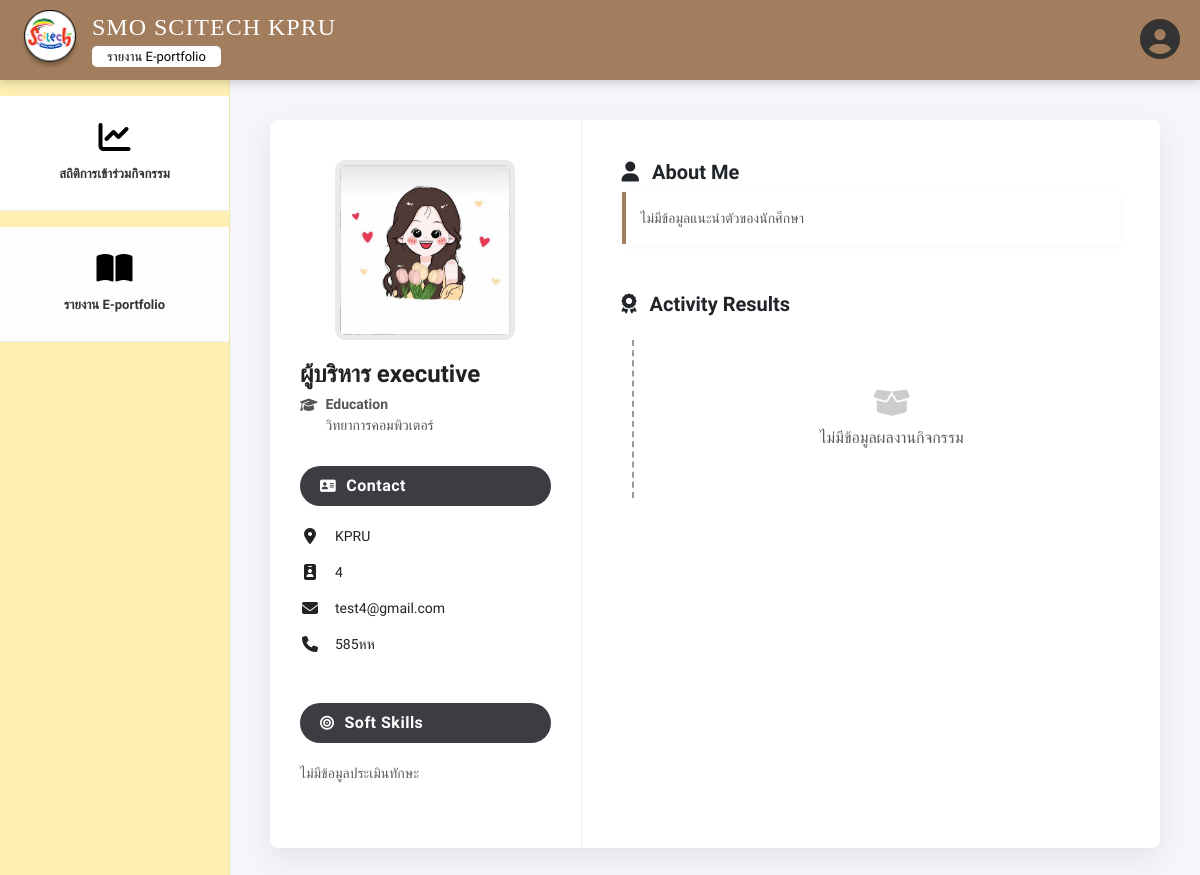
Page /main_detail_E-portfolio.php?user_id=15&action=portfolio on the committed database.
### tables this page shows
CREATE TABLE `users` (
  `user_id` int(11) NOT NULL,
  `first_name` varchar(100) NOT NULL,
  `last_name` varchar(100) NOT NULL,
  `profile_image` varchar(255) DEFAULT 'default.png',
  `idstudent` varchar(191) DEFAULT NULL,
  `email` varchar(255) DEFAULT NULL,
  `phone` varchar(20) DEFAULT NULL COMMENT 'เบอร์โทรศัพท์',
  `about_me` text DEFAULT NULL,
  `password` varchar(255) NOT NULL,
  `academic_year` varchar(4) DEFAULT NULL,
  `year_level` varchar(50) DEFAULT NULL,
  `department` varchar(100) DEFAULT NULL,
  `reset_token` varchar(255) DEFAULT NULL,
  `reset_expiry` datetime DEFAULT NULL,
  `status` enum('active','inactive') NOT NULL DEFAULT 'active',
  `userrole` enum('executive','academic_officer','club_president','club_member') DEFAULT NULL,
  `membership_status` enum('pending','member','no_member') NOT NULL DEFAULT 'pending',
  `created_at` timestamp NOT NULL DEFAULT current_timestamp(),
  `deleted_at` datetime DEFAULT NULL,
  `hard_skill_computer` varchar(255) DEFAULT NULL,
  `comp_level` varchar(50) DEFAULT NULL,
  `hard_skill_lang` varchar(255) DEFAULT NULL,
  `lang_listen` varchar(50) DEFAULT NULL,
  `lang_speak` varchar(50) DEFAULT NULL,
  `lang_read` varchar(50) DEFAULT NULL,
  `lang_write` varchar(50) DEFAULT NULL
);

### main_detail_E-portfolio.php (the view, shortened to what this page needs)
<?php
include 'db.php';
$target_user_id = isset($_GET['user_id']) ? intval($_GET['user_id']) : 0;
$sql_user = "SELECT * FROM users WHERE user_id = ?";
$stmt_user = $conn->prepare($sql_user);
$stmt_user->bind_param("i", $target_user_id);
$stmt_user->execute();
$user_profile = $stmt_user->get_result()->fetch_assoc();
$full_name = ($user_profile['first_name'] ?? '') . ' ' . ($user_profile['last_name'] ?? '');
$profile_image_file = (!empty($user_profile['profile_image']) && $user_profile['profile_image'] != 'default.png') ? $user_profile['profile_image'] : 'default.png';
$profile_image_url = 'uploads/profiles/' . $profile_image_file;
$saved_skills = [];
$custom_activities = [];
$portfolio_activities = [];
?>
<!DOCTYPE html>
<html lang="th">
<head>
    <link href="https://cdn.jsdelivr.net/npm/bootstrap@5.3.0/dist/css/bootstrap.min.css" rel="stylesheet">
    <link href="https://cdnjs.cloudflare.com/ajax/libs/font-awesome/6.4.0/css/all.min.css" rel="stylesheet">
</head>
<body>
    <div class="wrapper">
        <nav class="top-navbar d-print-none">
            <div class="brand-section">
                <img src="img/logo.png" alt="Logo" class="brand-logo"
                    onerror="this.src='https://placehold.co/60x60?text=Logo'">
                <div style="display: flex; flex-direction: column; align-items: flex-start; line-height: 1.2;">
                    <span class="brand-name">SMO SCITECH KPRU</span>
                    <span class="text-page-pill-btn mt-1">รายงาน E-portfolio</span>
                </div>
            </div>
            <div class="d-flex align-items-center">
                <a href="index.php" style="text-decoration: none;">
                    <i class="fa-solid fa-circle-user ms-3" style="font-size: 40px; color: #333;"></i>
                </a>
            </div>
        </nav>
        <div class="main-wrapper">
            <aside class="sidebar d-print-none">
                <a href="main_report_activity.php" class="sidebar-item mt-3 mb-3">
                    <i class="fa-solid fa-chart-line"></i>
                    <span>สถิติการเข้าร่วมกิจกรรม</span>
                </a>
                <a href="main_e-portfolio.php" class="sidebar-item mb-3"
                    style="background: #FDFDFD;">
                    <i class="fa-solid fa-book-open"></i>
                    <span>รายงาน E-portfolio</span>
                </a>
            </aside>
            <main class="content-area">
                <div class="portfolio-container">
                    <div class="portfolio-left">
                        <div class="profile-img-wrapper">
                            <img src="<?php echo $profile_image_url; ?>" class="portfolio-profile-img" alt="Profile">
                        </div>
                        <div class="portfolio-name"><?php echo htmlspecialchars($full_name); ?></div>
                        <div class="portfolio-edu">
                            <i class="fa-solid fa-graduation-cap mt-1"></i>
                            <div>
                                <strong>Education</strong><br>
                                <?php echo htmlspecialchars($user_profile['department'] ?? 'คณะวิทยาศาสตร์และเทคโนโลยี'); ?>
                            </div>
                        </div>
                        <div class="section-pill"><i class="fa-solid fa-address-card"></i> Contact</div>
                        <div class="contact-item">
                            <i class="fa-solid fa-location-dot"></i> <span>KPRU</span>
                        </div>
                        <div class="contact-item">
                            <i class="fa-solid fa-id-badge"></i>
                            <span><?php echo htmlspecialchars($user_profile['idstudent'] ?? '-'); ?></span>
                        </div>
                        <div class="contact-item">
                            <i class="fa-solid fa-envelope"></i>
                            <span><?php echo htmlspecialchars($user_profile['email'] ?? '-'); ?></span>
                        </div>
                        <?php if(!empty($user_profile['phone'])): ?>
                        <div class="contact-item">
                            <i class="fa-solid fa-phone"></i>
                            <span><?php echo htmlspecialchars($user_profile['phone']); ?></span>
                        </div>
                        <?php endif; ?>
                        <div class="section-pill mt-5"><i class="fa-solid fa-bullseye"></i> Soft Skills</div>
                        <?php if (count($saved_skills) > 0): ?>
                        <?php foreach($saved_skills as $skill_name => $level): ?>
                        <div class="skill-block">
                            <div class="skill-name"><?php echo htmlspecialchars($skill_name); ?></div>
                            <div class="skill-dots">
                                <?php for($i=1; $i<=5; $i++): ?>
                                <i class="fa-solid fa-circle <?php echo ($i <= $level) ? 'active' : ''; ?>"></i>
                                <?php endfor; ?>
                            </div>
                        </div>
                        <?php endforeach; ?>
                        <?php else: ?>
                        <p class="text-muted small mb-4">ไม่มีข้อมูลประเมินทักษะ</p>
                        <?php endif; ?>
                    </div>
                    <div class="portfolio-right">
                        <div class="mb-5" style="break-inside: avoid;">
                            <h5 class="fw-bold text-dark"><i class="fa-solid fa-user me-2"></i> About Me</h5>
                            <p class="small text-muted mt-2"
                                style="line-height: 1.6; background: #fff; padding: 15px; border-left: 4px solid var(--top-bar-bg); box-shadow: 0 2px 10px rgba(0,0,0,0.03);">
                                <?php
                                    if(!empty($user_profile['about_me'])) {
                                        echo nl2br(htmlspecialchars($user_profile['about_me']));
                                    } else {
                                        echo "ไม่มีข้อมูลแนะนำตัวของนักศึกษา";
                                    }
                                ?>
                            </p>
                        </div>
                        <h5 class="fw-bold mb-4 text-dark"><i class="fa-solid fa-award me-2"></i> Activity Results</h5>
                        <div class="timeline-wrapper">
                            <?php if (count($portfolio_activities) == 0 && count($custom_activities) == 0): ?>
                            <div class="text-center py-5 text-muted">
                                <i class="fa-solid fa-box-open mb-2" style="font-size: 30px; color: #ccc;"></i><br>
                                ไม่มีข้อมูลผลงานกิจกรรม
                            </div>
                            <?php endif; ?>
                        </div>
                    </div>
                </div>
            </main>
        </div>
    </div>
</body>
</html>

### main_detail_E-portfolio.php (style rules this page uses)
:root { --top-bar-bg: #A37E5E; --yellow-sidebar: #FEEFB3; --light-bg: #F4F6F9; --btn-blue: #6358E1; --theme-dark: #3b3d42; --theme-light: #f8fbff; --text-dark: #222222; --text-muted: #555555; }
body, html { height: 100%; margin: 0; font-family: 'Sarabun', sans-serif; background-color: var(--light-bg); overflow-x: hidden; }
.wrapper { display: flex; flex-direction: column; min-height: 100vh; }
.top-navbar { background-color: var(--top-bar-bg); min-height: 80px; display: flex; align-items: center; padding: 10px 20px; justify-content: space-between; color: white; box-shadow: 0 2px 10px rgba(0, 0, 0, 0.2); z-index: 100; position: sticky; top: 0; }
.brand-section { display: flex; align-items: center; gap: 12px; }
.brand-logo { width: 60px; height: 60px; }
.brand-name { font-size: clamp(16px, 4vw, 24px); font-family: serif; letter-spacing: 1px; white-space: nowrap; }
.text-page-pill-btn { background: white; color: black; padding: 3px 15px; border-radius: 5px; text-decoration: none; font-size: 13px; font-weight: 500; }
.main-wrapper { display: flex; flex: 1; position: relative; }
.sidebar { width: 230px; background-color: var(--yellow-sidebar); flex-shrink: 0; display: flex; flex-direction: column; border-right: 1px solid rgba(0, 0, 0, 0.05); transition: 0.3s ease-in-out; z-index: 99; }
.sidebar-item { background: white; padding: 25px 10px; text-align: center; border-bottom: 1px solid #eee; text-decoration: none; color: #333; display: block; transition: all 0.3s ease; }
.sidebar-item i { font-size: 32px; display: block; margin-bottom: 8px; color: #000; }
.sidebar-item span { font-weight: bold; font-size: 13px; }
.content-area { flex-grow: 1; padding: 40px; display: flex; justify-content: center; align-items: flex-start; }
.portfolio-container { width: 100%; max-width: 1100px; background: white; display: flex; box-shadow: 0 10px 30px rgba(0, 0, 0, 0.08); border-radius: 8px; overflow: hidden; }
.section-pill { background-color: var(--theme-dark); color: white; padding: 8px 20px; border-radius: 25px; font-weight: 700; font-size: 16px; margin-bottom: 20px; display: flex; align-items: center; letter-spacing: 0.5px; }
.section-pill i { margin-right: 10px; font-size: 14px; }
.portfolio-left { width: 35%; padding: 40px 30px; border-right: 1px solid #EBEBEB; }
.profile-img-wrapper { text-align: center; margin-bottom: 20px; }
.portfolio-profile-img { width: 180px; height: 180px; object-fit: cover; border: 5px solid #eaeaea; border-radius: 10px; background-color: #fff; }
.portfolio-name { font-size: 24px; font-weight: 700; color: var(--text-dark); line-height: 1.2; margin-bottom: 5px; }
.portfolio-edu { font-size: 14px; color: var(--text-muted); font-weight: 500; margin-bottom: 30px; display: flex; align-items: flex-start; gap: 8px; }
.contact-item { display: flex; align-items: center; gap: 15px; margin-bottom: 15px; font-size: 14px; color: var(--text-dark); }
.contact-item i { color: var(--text-dark); font-size: 16px; width: 20px; text-align: center; }
.portfolio-right { width: 65%; background: #FFFFFF; padding: 40px; }
.timeline-wrapper { border-left: 2px dashed #999; margin-left: 10px; padding-left: 30px; margin-top: 10px; }

### rows in the picture
users: profile_image (picture), full_name "ผู้บริหาร executive", department "วิทยาการคอมพิวเตอร์", idstudent "4", email "test4@gmail.com", phone "585หห"
